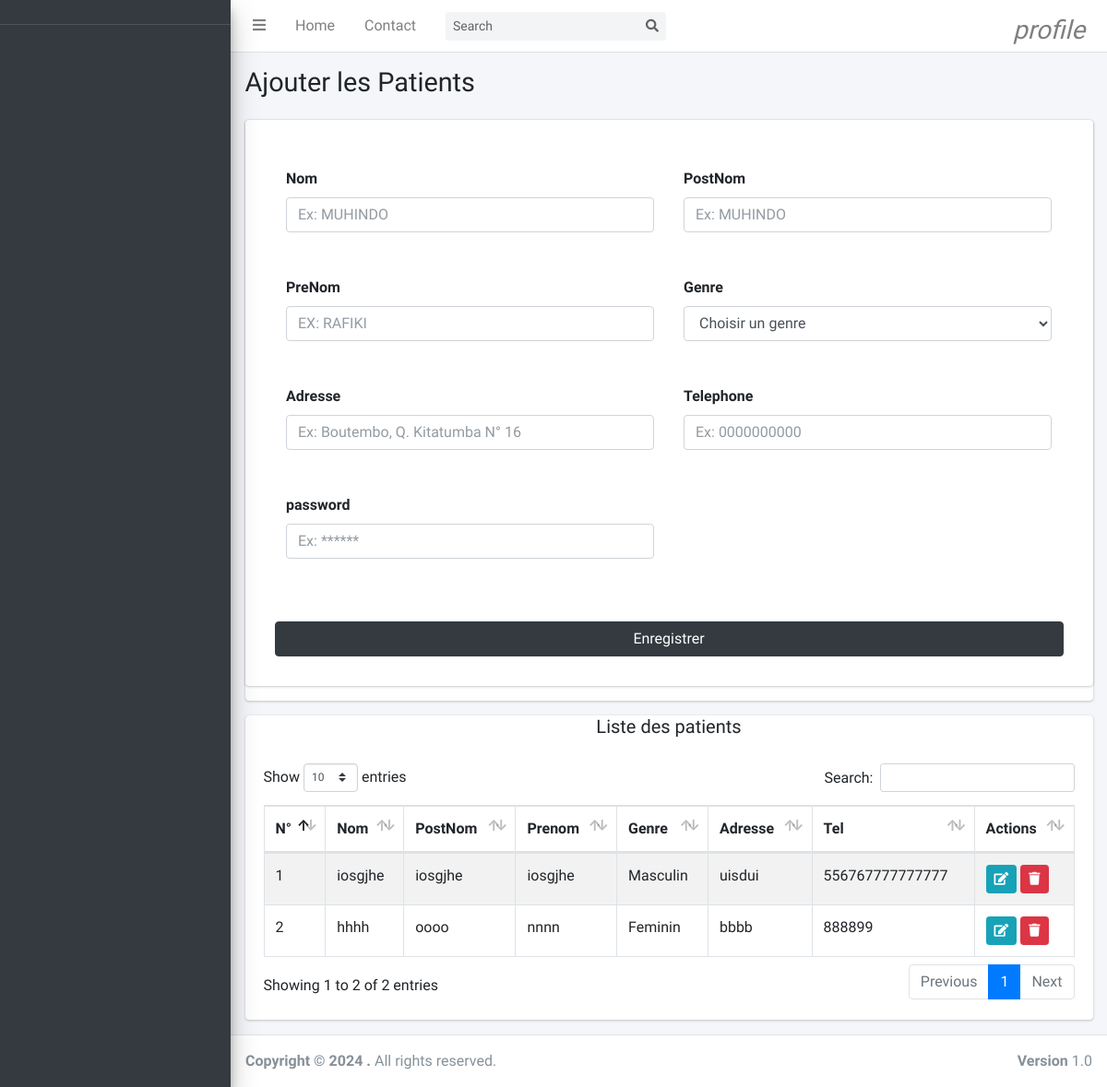
The page /views/patient.php on the database as committed earlier.
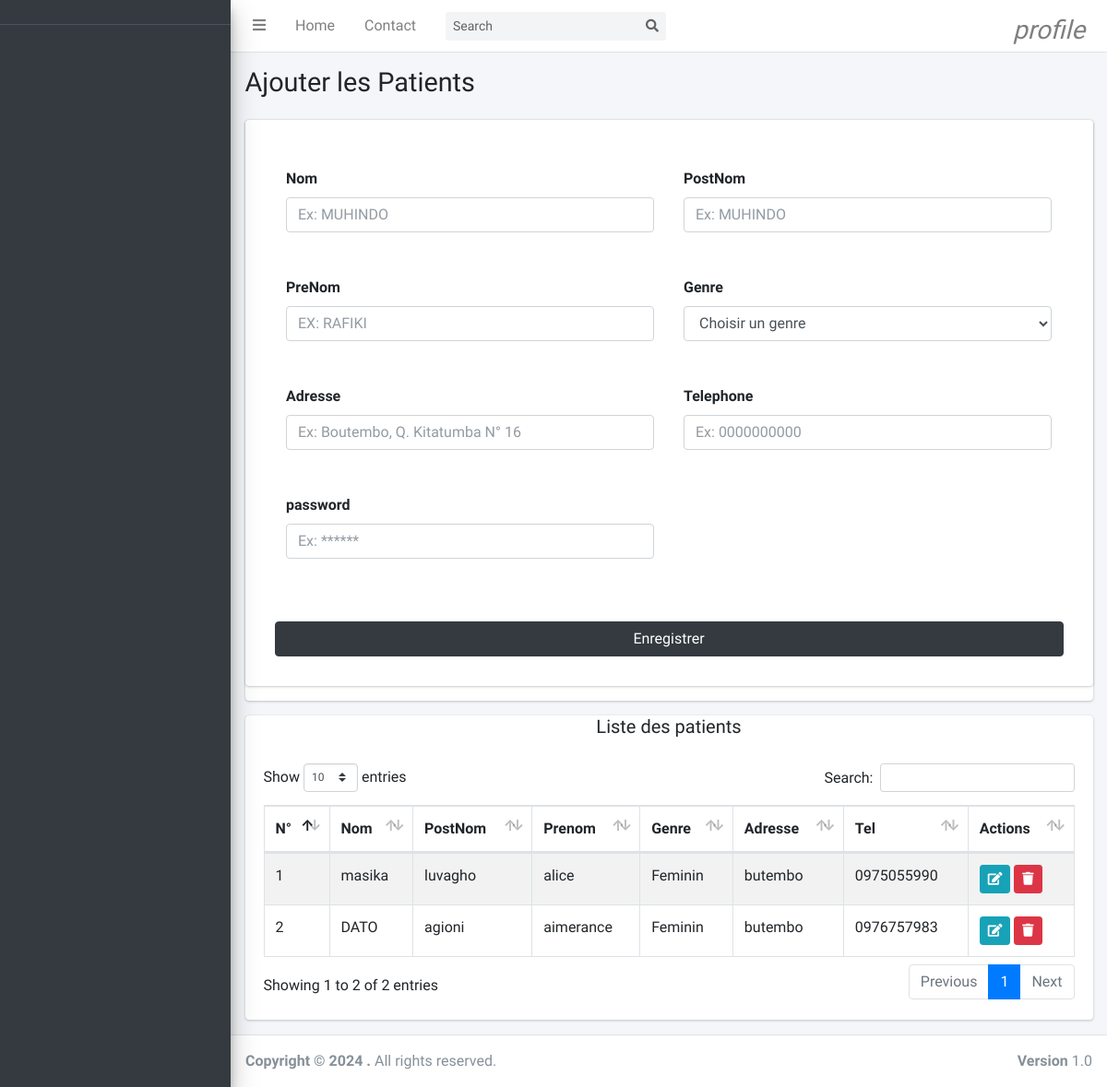
The same page on the database as committed later.
### tables this page shows
CREATE TABLE `patients` (
  `id` int(11) NOT NULL,
  `nom` text NOT NULL,
  `postnom` text NOT NULL,
  `prenom` text NOT NULL,
  `genre` text NOT NULL,
  `telephone` text NOT NULL,
  `adresse` text NOT NULL,
  `pwd` text NOT NULL,
  `supprimer` int(11) NOT NULL
);

### models/select/select-patient.php (called while the page is built, shortened)
<?php
    if (isset($_GET['edit']) && !empty($_GET['edit'])){
     $id=$_GET['edit'];
     $getDataMod=$connexion->prepare("SELECT * FROM patients WHERE id=?");
     $getDataMod->execute([$id]);
     $tab=$getDataMod->fetch();
     $url="../models/updat/up-patient-post.php?edit=".$id;
     $btn="Modifier";
     $title="Modifier patients";
    }
    else{
     $url="../models/add/add-patient-post.php";
     $btn="Enregistrer";
    }
    if(isset($_GET['search']) && !empty($_GET['search'])){
        $search=$_GET['search'];
        $getData=$connexion->prepare("SELECT * from patients WHERE supprimer=? AND nom LIKE ? OR postnom LIKE ? OR prenom LIKE ?
        OR genre LIKE ? OR adresse LIKE ? OR telephone LIKE ?");
        $getData->execute([0,  $search."%", $search."%", $search."%", $search."%", $search."%", $search."%"]);
    }
    else{
        $getData=$connexion->prepare("SELECT * from patients WHERE supprimer=?");
        $getData->execute([0]);
    }

### views/patient.php (the view, shortened to what this page needs)
<?php
    include '../connexion/connexion.php';
    require_once('../models/select/select-patient.php');
?>
<!DOCTYPE html>
<html lang="en">
<head>
    <?php require_once('style.php'); ?>
</head>
<body>
     <?php require_once('aside.php') ?>
  <div class="content-wrapper">
    <section class="content-header">
      <div class="container-fluid">
        <div class="row mb-2">
          <div class="col-sm-12">
            <h1>Ajouter les Patients</h1>
          </div>
        </div>
      </div>
    </section>
    <section class="content">
      <div class="container-fluid">
        <div class="row">
          <div class="col-md-12">
            <div class="card card-primary">
              <form role="form" class="card p-3" action="<?=$url?>" method="POST">
                <div class=" row card-body">
                  <div class="form-group col-xl-6 col-lg-6 col-md-6  col-sm-6 p-3">
                    <label for="exampleInputEmail1">Nom</label>
                    <input type="text"  autocomplete="off" required type="text" class="form-control" placeholder="Ex: MUHINDO" name="nom"
                    <?php if (isset($_GET['edit'])) { ?> value="<?php echo $tab['nom']; ?> <?php }?>">
                  </div>
                  <div class="form-group col-xl-6 col-lg-6 col-md-6  col-sm-6 p-3">
                    <label for="exampleInputEmail1">PostNom</label>
                    <input type="text"  autocomplete="off" required type="text" class="form-control" placeholder="Ex: MUHINDO" name="postnom"
                    <?php if (isset($_GET['edit'])) { ?> value="<?php echo $tab['nom']; ?> <?php }?>">
                  </div>
                  <div class="form-group col-xl-6 col-lg-6 col-md-6  col-sm-6 p-3">
                    <label for="exampleInputEmail1">PreNom</label>
                    <input  autocomplete="off" required type="text" class="form-control" placeholder="EX: RAFIKI"
                                    name="prenom" <?php if (isset($_GET['edit'])) { ?>
                                    value="<?php echo $tab['postnom']; ?> <?php }?>">
                  </div>
                  <div class="form-group col-xl-6 col-lg-6 col-md-6  col-sm-6 p-3">
                  <label>Genre</label>
                  <select class="form-control select2" required id="" name="genre" autocomplete="off" style="width: 100%;">
                  <?php
                            if(isset($_GET['edit'])){
                               ?>
                                <?php if($tab['genre']=='Masculin')
                                   {?>
                    <option value="Masculin" Selected>Masculin</option>
                                               <option value="Feminin">Feminin</option>
                                    <?php     }
                                        else {
                                              ?>
                                            <option value="Masculin" >Masculin</option>
                                            <option value="Feminin" Selected>Feminin</option>
                                        <?php }
                                    }else{
                                        ?>
                                            <option value="" desabled>Choisir un genre</option>
                                        <?php
                                    }
                                ?>
                  </select>
                </div>
                  <div class="form-group col-xl-6 col-lg-6 col-md-6  col-sm-6 p-3">
                    <label for="exampleInputEmail1">Adresse</label>
                    <input autocomplete="off" required type="text" class="form-control" placeholder="Ex: Boutembo, Q. Kitatumba N° 16"
                                    name="adresse" <?php if (isset($_GET['edit'])) { ?>
                                    value="<?php echo $tab['adresse']; ?> <?php }?>">
                  </div>
                  <div class="form-group col-xl-6 col-lg-6 col-md-6  col-sm-6 p-3">
                    <label for="exampleInputEmail1">Telephone</label>
                    <input autocomplete="off" required type="text" class="form-control" placeholder="Ex: 0000000000"
                                    name="telephone" <?php if (isset($_GET['edit'])) { ?>
                                    value="<?php echo $tab['telephone']; ?> <?php }?>">
                  </div>
                  <div class="form-group col-xl-6 col-lg-6 col-md-6  col-sm-6 p-3">
                    <label for="exampleInputEmail1">password</label>
                    <input autocomplete="off" required type="text" class="form-control" placeholder="Ex: ******"
                                    name="pwd" <?php if (isset($_GET['edit'])) { ?>
                                    value="<?php echo $tab['pwd']; ?> <?php }?>">
                  </div>
                </div>
                <div class="col-xl-12 col-lg-12 col-md-12 mt-10 col-sm-12 p-3 aling-center">
                   <input type="submit" class="btn btn-dark w-100" name="valider" value="<?=$btn?>">
                 </div>
              </form>
            </div>
            <div class="card">
            <h5 class="text-center">Liste des patients</h5>
            <div class="card-body">
              <table id="example1" class="table table-bordered table-striped">
                <thead>
                <tr>
                  <th>N°</th>
                  <th>Nom</th>
                  <th>PostNom</th>
                  <th>Prenom</th>
                  <th>Genre</th>
                  <th>Adresse</th>
                  <th>Tel</th>
                  <th>Actions</th>
                </tr>
                </thead>
                <tbody>
                  <?php
                  $n=0;
                  while($recup=$getData->fetch()){
                    $n++;
                  ?>
                <tr>
                  <td><?=$n;?></td>
                  <td><?=$recup["nom"];?></td>
                  <td> <?=$recup["postnom"];?></td>
                  <td><?=$recup["prenom"];?></td>
                  <td> <?=$recup["genre"];?></td>
                  <td><?=$recup["adresse"];?></td>
                  <td><?=$recup["telephone"];?></td>
                  <td>
                  <a href='patient.php?edit=<?=$recup['id'] ?>' class="btn btn-info btn-sm "><i
                     class="fas fa-edit"></i></a>
                  <a onclick=" return confirm('Voulez-vous vraiment supprimer ?')"
                  href='../models/delete/del-patient-post.php?idSup=<?=$recup['id'] ?>'
                    class="btn btn-danger btn-sm "><i class="fas fa-trash"></i></a>
                  </td>
                </tr>
                <?php }?>
              </table>
            </div>
          </div>
          </div>
      </div>
    </section>
  </div>
    <?php require_once('script.php') ?>
</body>
</html>

### views/style.php (shortened to what this page needs)
<head>
  <link rel="stylesheet" href="../assets/plugins/fontawesome-free/css/all.min.css">
  <link rel="stylesheet" href="https://code.ionicframework.com/ionicons/2.0.1/css/ionicons.min.css">
  <link rel="stylesheet" href="../assets/plugins/datatables-bs4/css/dataTables.bootstrap4.min.css">
  <link rel="stylesheet" href="../assets/plugins/datatables-responsive/css/responsive.bootstrap4.min.css">
  <link rel="stylesheet" href="../assets/dist/css/adminlte.min.css">
</head>

### views/aside.php (shortened to what this page needs)
<nav class="main-header navbar navbar-expand navbar-white navbar-light">
   <ul class="navbar-nav">
     <li class="nav-item">
       <a class="nav-link" data-widget="pushmenu" href="#" role="button"><i class="fas fa-bars"></i></a>
     </li>
     <li class="nav-item d-none d-sm-inline-block">
       <a href="../../index3.html" class="nav-link">Home</a>
     </li>
     <li class="nav-item d-none d-sm-inline-block">
       <a href="#" class="nav-link">Contact</a>
     </li>
   </ul>
   <form class="form-inline ml-3">
     <div class="input-group input-group-sm">
       <input class="form-control form-control-navbar" type="search" placeholder="Search" aria-label="Search">
       <div class="input-group-append">
         <button class="btn btn-navbar" type="submit">
           <i class="fas fa-search"></i>
         </button>
       </div>
     </div>
   </form>
   <ul class="navbar-nav ml-auto">
     <li class="nav-item dropdown">
       <a class="nav-link" data-toggle="dropdown" href="#">
         <i class=""><h3>profile</h3></i>
       </a>
     </li>
   </ul>
 </nav>
 <aside class="main-sidebar sidebar-dark-primary elevation-4">
   <a href="../assets/index3.html" class="brand-link">
   </a>
   <div class="sidebar">
   </div>
 </aside>

### views/script.php (shortened to what this page needs)
<footer class="main-footer">
    <div class="float-right d-none d-sm-block">
      <b>Version</b> 1.0
    </div>
    <strong>Copyright &copy; 2024 <a href="http://adminlte.io"></a>.</strong> All rights
    reserved.
  </footer>

Rows that differ between the two databases and show on the page:
removed patients: nom "iosgjhe", postnom "iosgjhe", prenom "iosgjhe", genre "Masculin", adresse "uisdui", telephone "556767777777777"
removed patients: nom "hhhh", postnom "oooo", prenom "nnnn", genre "Feminin", adresse "bbbb", telephone "888899"
added patients: nom "masika", postnom "luvagho", prenom "alice", genre "Feminin", adresse "butembo", telephone "0975055990"
added patients: nom "DATO", postnom "agioni", prenom "aimerance", genre "Feminin", adresse "butembo", telephone "0976757983"
